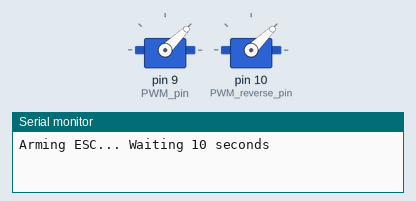
Simulated run of this sketch. Board: Arduino Uno, built with avr-gcc and run on an emulated ATmega328P. On the bench: 2 × servo, the last lines printed to the serial monitor.

Above: at 0.1 s.
At 10.1 s:
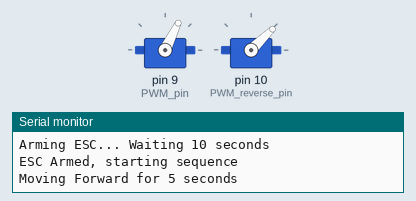
At 20.1 s:
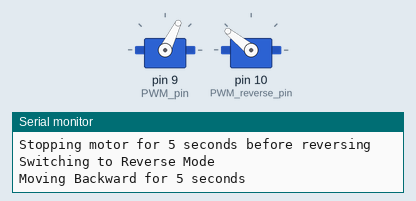
Timing chart, 0 to 26.5 s (numbered marks = the images above):
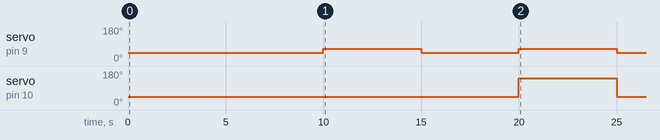

The sketch:

bldc_driver.ino
```cpp
#include <Servo.h>

Servo forward_esc;
Servo reverse_esc;

const int PWM_pin         = 9;   // Throttle output pin. 1000 is lowest 2000 is highest.
const int PWM_reverse_pin = 10;  // 'Reverse' pin. 1000 is forward, 2000 is reverse. No other options than those.

void setup() {
    Serial.begin(9600);

    // Attach both pins as "Servo"
    forward_esc.attach(PWM_pin);
    reverse_esc.attach(PWM_reverse_pin);

    // Arm the ESC
    Serial.println("Arming ESC... Waiting 10 seconds");
    forward_esc.writeMicroseconds(1000); // Minimum throttle for arming
    reverse_esc.writeMicroseconds(1000); // Neutral position
    delay(10000); // Allow ESC to arm for 10 seconds
    Serial.println("ESC Armed, starting sequence");

    // --------------------------
    // FORWARD
    // --------------------------
    Serial.println("Moving Forward for 5 seconds");
    forward_esc.writeMicroseconds(1200); // Forward throttle
    delay(5000); // Run forward for 5 seconds

    // --------------------------
    // STOP BEFORE REVERSE (5 seconds)
    // --------------------------
    Serial.println("Stopping motor for 5 seconds before reversing");
    forward_esc.writeMicroseconds(1000); // Neutral
    reverse_esc.writeMicroseconds(1000); // Neutral
    delay(5000); // Wait 5 seconds before switching to reverse

    // --------------------------
    // REVERSE
    // --------------------------
    Serial.println("Switching to Reverse Mode");
    reverse_esc.writeMicroseconds(2000); // Activate reverse mode
    forward_esc.writeMicroseconds(1200); // Reverse throttle
    Serial.println("Moving Backward for 5 seconds");
    delay(5000); // Run reverse for 5 seconds

    // --------------------------
    // STOP AFTER REVERSE (5 seconds)
    // --------------------------
    Serial.println("Stopping motor for 5 seconds after reverse");
    forward_esc.writeMicroseconds(1000); // Neutral
    reverse_esc.writeMicroseconds(1000); // Neutral
    delay(5000); // Wait 5 seconds before completing sequence

    // --------------------------
    // FINAL STOP MESSAGE
    // --------------------------
    Serial.println("Motor Stopped Completely");
}

void loop() {
    // Nothing needed in loop since operation is automatic
}
```
